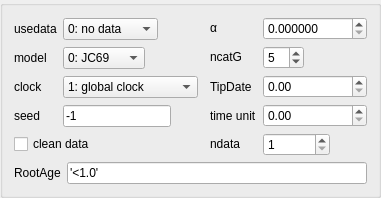
                       <widget class="QGroupBox" name="groupBox_27">
                        <property name="title">
                         <string/>
                        </property>
                        <layout class="QGridLayout" name="gridLayout_16">
                         <item row="0" column="0">
                          <layout class="QGridLayout" name="gridLayout_8">
                           <item row="0" column="0">
                            <widget class="QLabel" name="label_24">
                             <property name="sizePolicy">
                              <sizepolicy hsizetype="Fixed" vsizetype="Fixed">
                               <horstretch>0</horstretch>
                               <verstretch>0</verstretch>
                              </sizepolicy>
                             </property>
                             <property name="toolTip">
                              <string>&lt;!DOCTYPE HTML PUBLIC &quot;-//W3C//DTD HTML 4.0//EN&quot; &quot;http://www.w3.org/TR/REC-html40/strict.dtd&quot;&gt;
&lt;html&gt;&lt;head&gt;&lt;meta name=&quot;qrichtext&quot; content=&quot;1&quot; /&gt;&lt;style type=&quot;text/css&quot;&gt;
p, li { white-space: pre-wrap; }
&lt;/style&gt;&lt;/head&gt;&lt;body style=&quot; font-weight:400; font-style:normal;&quot;&gt;
&lt;p style=&quot; margin-top:0px; margin-bottom:0px; margin-left:0px; margin-right:0px; -qt-block-indent:0; text-indent:0px;&quot;&gt;&lt;span style=&quot; font-weight:600;&quot;&gt;0&lt;/span&gt; means that the sequence data will not be used in the MCMC, with the likelihood set to 1, so that the MCMC approximates the prior distribution.&lt;/p&gt;
&lt;p style=&quot;-qt-paragraph-type:empty; margin-top:0px; margin-bottom:0px; margin-left:0px; margin-right:0px; -qt-block-indent:0; text-indent:0px;&quot;&gt;&lt;/p&gt;
&lt;p style=&quot; margin-top:0px; margin-bottom:0px; margin-left:0px; margin-right:0px; -qt-block-indent:0; text-indent:0px;&quot;&gt;&lt;span style=&quot; font-weight:600;&quot;&gt;1&lt;/span&gt; means that the sequence data will be used in the MCMC, with the likelihood calculated using the pruning algorithm of Felsenstein (1981).&lt;/p&gt;
&lt;p style=&quot;-qt-paragraph-type:empty; margin-top:0px; margin-bottom:0px; margin-left:0px; margin-right:0px; -qt-block-indent:0; text-indent:0px;&quot;&gt;&lt;/p&gt;
&lt;p style=&quot; margin-top:0px; margin-bottom:0px; margin-left:0px; margin-right:0px; -qt-block-indent:0; text-indent:0px;&quot;&gt;&lt;span style=&quot; font-weight:600;&quot;&gt;2&lt;/span&gt; and &lt;span style=&quot; font-weight:600;&quot;&gt;3&lt;/span&gt; implementa method of approximate likelihood calculation (dos Reis and Yang 2011).&lt;/p&gt;&lt;/body&gt;&lt;/html&gt;</string>
                             </property>
                             <property name="text">
                              <string>usedata</string>
                             </property>
                            </widget>
                           </item>
                           <item row="0" column="1">
                            <widget class="QComboBox" name="comboBox">
                             <property name="sizePolicy">
                              <sizepolicy hsizetype="Fixed" vsizetype="Fixed">
                               <horstretch>0</horstretch>
                               <verstretch>0</verstretch>
                              </sizepolicy>
                             </property>
                             <item>
                              <property name="text">
                               <string>0: no data</string>
                              </property>
                             </item>
                             <item>
                              <property name="text">
                               <string>1: sqe like</string>
                              </property>
                             </item>
                             <item>
                              <property name="text">
                               <string>2: use in.BV</string>
                              </property>
                             </item>
                             <item>
                              <property name="text">
                               <string>3: out.BV</string>
                              </property>
                             </item>
                            </widget>
                           </item>
                           <item row="1" column="0">
                            <widget class="QLabel" name="label_25">
                             <property name="sizePolicy">
                              <sizepolicy hsizetype="Fixed" vsizetype="Fixed">
                               <horstretch>0</horstretch>
                               <verstretch>0</verstretch>
                              </sizepolicy>
                             </property>
                             <property name="toolTip">
                              <string>The nucleotide substitution model.</string>
                             </property>
                             <property name="text">
                              <string>model</string>
                             </property>
                            </widget>
                           </item>
                           <item row="1" column="1">
                            <widget class="QComboBox" name="comboBox_2">
                             <property name="sizePolicy">
                              <sizepolicy hsizetype="Fixed" vsizetype="Fixed">
                               <horstretch>0</horstretch>
                               <verstretch>0</verstretch>
                              </sizepolicy>
                             </property>
                             <item>
                              <property name="text">
                               <string>0: JC69</string>
                              </property>
                             </item>
                             <item>
                              <property name="text">
                               <string>1: K80</string>
                              </property>
                             </item>
                             <item>
                              <property name="text">
                               <string>2: F81</string>
                              </property>
                             </item>
                             <item>
                              <property name="text">
                               <string>3: F84</string>
                              </property>
                             </item>
                             <item>
                              <property name="text">
                               <string>4: HKY85</string>
                              </property>
                             </item>
                            </widget>
                           </item>
                           <item row="2" column="0">
                            <widget class="QLabel" name="label_26">
                             <property name="sizePolicy">
                              <sizepolicy hsizetype="Fixed" vsizetype="Fixed">
                               <horstretch>0</horstretch>
                               <verstretch>0</verstretch>
                              </sizepolicy>
                             </property>
                             <property name="toolTip">
                              <string>Models concerning rate constancy or variation among lineages.</string>
                             </property>
                             <property name="text">
                              <string>clock</string>
                             </property>
                            </widget>
                           </item>
                           <item row="2" column="1">
                            <widget class="QComboBox" name="comboBox_3">
                             <property name="sizePolicy">
                              <sizepolicy hsizetype="Fixed" vsizetype="Fixed">
                               <horstretch>0</horstretch>
                               <verstretch>0</verstretch>
                              </sizepolicy>
                             </property>
                             <item>
                              <property name="text">
                               <string>1: global clock</string>
                              </property>
                             </item>
                             <item>
                              <property name="text">
                               <string>2: indepented rates</string>
                              </property>
                             </item>
                             <item>
                              <property name="text">
                               <string>3: correlated rates</string>
                              </property>
                             </item>
                            </widget>
                           </item>
                           <item row="3" column="0">
                            <widget class="QLabel" name="label_27">
                             <property name="sizePolicy">
                              <sizepolicy hsizetype="Fixed" vsizetype="Fixed">
                               <horstretch>0</horstretch>
                               <verstretch>0</verstretch>
                              </sizepolicy>
                             </property>
                             <property name="toolTip">
                              <string>A negative or positive integer. Negative (such as –1) means
the seed is determined from the current clock time.</string>
                             </property>
                             <property name="text">
                              <string>seed</string>
                             </property>
                            </widget>
                           </item>
                           <item row="3" column="1">
                            <widget class="QLineEdit" name="lineEdit_5">
                             <property name="sizePolicy">
                              <sizepolicy hsizetype="Fixed" vsizetype="Fixed">
                               <horstretch>0</horstretch>
                               <verstretch>0</verstretch>
                              </sizepolicy>
                             </property>
                             <property name="text">
                              <string>-1</string>
                             </property>
                             <property name="dragEnabled">
                              <bool>true</bool>
                             </property>
                            </widget>
                           </item>
                           <item row="4" column="0" colspan="2">
                            <widget class="QCheckBox" name="checkBox_2">
                             <property name="sizePolicy">
                              <sizepolicy hsizetype="Fixed" vsizetype="Fixed">
                               <horstretch>0</horstretch>
                               <verstretch>0</verstretch>
                              </sizepolicy>
                             </property>
                             <property name="toolTip">
                              <string>&lt;!DOCTYPE HTML PUBLIC &quot;-//W3C//DTD HTML 4.0//EN&quot; &quot;http://www.w3.org/TR/REC-html40/strict.dtd&quot;&gt;
&lt;html&gt;&lt;head&gt;&lt;meta name=&quot;qrichtext&quot; content=&quot;1&quot; /&gt;&lt;style type=&quot;text/css&quot;&gt;
p, li { white-space: pre-wrap; }
&lt;/style&gt;&lt;/head&gt;&lt;body style=&quot; font-weight:400; font-style:normal;&quot;&gt;
&lt;p style=&quot; margin-top:0px; margin-bottom:0px; margin-left:0px; margin-right:0px; -qt-block-indent:0; text-indent:0px;&quot;&gt;Being &lt;span style=&quot; font-weight:600;&quot;&gt;unchecked&lt;/span&gt; means that alignment gaps and ambiguity characters will be treated as missing data in the likelihood calculation.&lt;/p&gt;
&lt;p style=&quot;-qt-paragraph-type:empty; margin-top:0px; margin-bottom:0px; margin-left:0px; margin-right:0px; -qt-block-indent:0; text-indent:0px;&quot;&gt;&lt;/p&gt;
&lt;p style=&quot; margin-top:0px; margin-bottom:0px; margin-left:0px; margin-right:0px; -qt-block-indent:0; text-indent:0px;&quot;&gt;Being &lt;span style=&quot; font-weight:600;&quot;&gt;checked&lt;/span&gt; means that any sites at which at least one sequence has an alignment gap or ambiguity character will be deleted before analysis.&lt;/p&gt;
&lt;p style=&quot;-qt-paragraph-type:empty; margin-top:0px; margin-bottom:0px; margin-left:0px; margin-right:0px; -qt-block-indent:0; text-indent:0px;&quot;&gt;&lt;/p&gt;
&lt;p style=&quot; margin-top:0px; margin-bottom:0px; margin-left:0px; margin-right:0px; -qt-block-indent:0; text-indent:0px;&quot;&gt;This variable is used for usedata = 1 and 3 and has no effect if usedata = 2.&lt;/p&gt;&lt;/body&gt;&lt;/html&gt;</string>
                             </property>
                             <property name="text">
                              <string>clean data</string>
                             </property>
                            </widget>
                           </item>
                          </layout>
                         </item>
                         <item row="0" column="1">
                          <layout class="QGridLayout" name="gridLayout_11">
                           <property name="leftMargin">
                            <number>6</number>
                           </property>
                           <item row="0" column="0">
                            <widget class="QLabel" name="label_29">
                             <property name="sizePolicy">
                              <sizepolicy hsizetype="Fixed" vsizetype="Fixed">
                               <horstretch>0</horstretch>
                               <verstretch>0</verstretch>
                              </sizepolicy>
                             </property>
                             <property name="toolTip">
                              <string>&lt;!DOCTYPE HTML PUBLIC &quot;-//W3C//DTD HTML 4.0//EN&quot; &quot;http://www.w3.org/TR/REC-html40/strict.dtd&quot;&gt;
&lt;html&gt;&lt;head&gt;&lt;meta name=&quot;qrichtext&quot; content=&quot;1&quot; /&gt;&lt;style type=&quot;text/css&quot;&gt;
p, li { white-space: pre-wrap; }
&lt;/style&gt;&lt;/head&gt;&lt;body style=&quot; font-weight:400; font-style:normal;&quot;&gt;
&lt;p style=&quot; margin-top:0px; margin-bottom:0px; margin-left:0px; margin-right:0px; -qt-block-indent:0; text-indent:0px;&quot;&gt;Not &lt;span style=&quot; font-weight:600;&quot;&gt;0&lt;/span&gt; means that the program will assume a gamma-rates model.&lt;/p&gt;
&lt;p style=&quot;-qt-paragraph-type:empty; margin-top:0px; margin-bottom:0px; margin-left:0px; margin-right:0px; -qt-block-indent:0; text-indent:0px;&quot;&gt;&lt;/p&gt;
&lt;p style=&quot; margin-top:0px; margin-bottom:0px; margin-left:0px; margin-right:0px; -qt-block-indent:0; text-indent:0px;&quot;&gt;&lt;span style=&quot; font-weight:600;&quot;&gt;0&lt;/span&gt; means that the model of one rate for all sites will be used.&lt;/p&gt;
&lt;p style=&quot;-qt-paragraph-type:empty; margin-top:0px; margin-bottom:0px; margin-left:0px; margin-right:0px; -qt-block-indent:0; text-indent:0px;&quot;&gt;&lt;/p&gt;
&lt;p style=&quot; margin-top:0px; margin-bottom:0px; margin-left:0px; margin-right:0px; -qt-block-indent:0; text-indent:0px;&quot;&gt;Has no effect when usedata = 2.&lt;/p&gt;&lt;/body&gt;&lt;/html&gt;</string>
                             </property>
                             <property name="text">
                              <string>α</string>
                             </property>
                            </widget>
                           </item>
                           <item row="0" column="1">
                            <widget class="QDoubleSpinBox" name="doubleSpinBox_17">
                             <property name="sizePolicy">
                              <sizepolicy hsizetype="Fixed" vsizetype="Fixed">
                               <horstretch>0</horstretch>
                               <verstretch>0</verstretch>
                              </sizepolicy>
                             </property>
                             <property name="decimals">
                              <number>6</number>
                             </property>
                             <property name="maximum">
                              <double>99999.999999000006937</double>
                             </property>
                             <property name="singleStep">
                              <double>0.100000000000000</double>
                             </property>
                            </widget>
                           </item>
                           <item row="1" column="0">
                            <widget class="QLabel" name="label_30">
                             <property name="sizePolicy">
                              <sizepolicy hsizetype="Fixed" vsizetype="Fixed">
                               <horstretch>0</horstretch>
                               <verstretch>0</verstretch>
                              </sizepolicy>
                             </property>
                             <property name="toolTip">
                              <string>The number of categories for the discrete-gamma model.</string>
                             </property>
                             <property name="text">
                              <string>ncatG</string>
                             </property>
                            </widget>
                           </item>
                           <item row="1" column="1">
                            <widget class="QSpinBox" name="spinBox_2">
                             <property name="sizePolicy">
                              <sizepolicy hsizetype="Fixed" vsizetype="Fixed">
                               <horstretch>0</horstretch>
                               <verstretch>0</verstretch>
                              </sizepolicy>
                             </property>
                             <property name="value">
                              <number>5</number>
                             </property>
                            </widget>
                           </item>
                           <item row="2" column="0">
                            <widget class="QLabel" name="label_98">
                             <property name="toolTip">
                              <string>Used to estimate ages of internal nodes on the given rooted tree
when the sequences at the tips having sampling dates, as in the
case of sequentially sampled viral sequences. The sample dates
are the the last field in the sequence name.</string>
                             </property>
                             <property name="text">
                              <string>TipDate</string>
                             </property>
                            </widget>
                           </item>
                           <item row="2" column="1">
                            <widget class="QDoubleSpinBox" name="doubleSpinBox_19"/>
                           </item>
                           <item row="3" column="0">
                            <widget class="QLabel" name="label_108">
                             <property name="toolTip">
                              <string>The time unit of the sampling dates.</string>
                             </property>
                             <property name="text">
                              <string>time unit</string>
                             </property>
                            </widget>
                           </item>
                           <item row="3" column="1">
                            <widget class="QDoubleSpinBox" name="doubleSpinBox_20">
                             <property name="maximum">
                              <double>1000.000000000000000</double>
                             </property>
                            </widget>
                           </item>
                           <item row="4" column="0">
                            <widget class="QLabel" name="label_31">
                             <property name="sizePolicy">
                              <sizepolicy hsizetype="Fixed" vsizetype="Fixed">
                               <horstretch>0</horstretch>
                               <verstretch>0</verstretch>
                              </sizepolicy>
                             </property>
                             <property name="toolTip">
                              <string>The number of loci (or site partitions) in a combined analysis.</string>
                             </property>
                             <property name="text">
                              <string>ndata</string>
                             </property>
                            </widget>
                           </item>
                           <item row="4" column="1">
                            <widget class="QSpinBox" name="spinBox_7">
                             <property name="sizePolicy">
                              <sizepolicy hsizetype="Fixed" vsizetype="Fixed">
                               <horstretch>0</horstretch>
                               <verstretch>0</verstretch>
                              </sizepolicy>
                             </property>
                             <property name="minimum">
                              <number>1</number>
                             </property>
                             <property name="maximum">
                              <number>99999999</number>
                             </property>
                             <property name="value">
                              <number>1</number>
                             </property>
                            </widget>
                           </item>
                          </layout>
                         </item>
                         <item row="1" column="0" colspan="2">
                          <layout class="QHBoxLayout" name="horizontalLayout">
                           <item>
                            <widget class="QLabel" name="label_28">
                             <property name="sizePolicy">
                              <sizepolicy hsizetype="Fixed" vsizetype="Fixed">
                               <horstretch>0</horstretch>
                               <verstretch>0</verstretch>
                              </sizepolicy>
                             </property>
                             <property name="toolTip">
                              <string>Specifies a loose constaint on the age of the root. Two formats:
1. a maximum bound (e.g., RootAge = '&lt;1.2')
2. a pair of minimum and maximum bounds (e.g., RootAge = '&gt;0.8&lt;1.2').</string>
                             </property>
                             <property name="text">
                              <string>RootAge</string>
                             </property>
                            </widget>
                           </item>
                           <item>
                            <widget class="QLineEdit" name="lineEdit_6">
                             <property name="text">
                              <string>'&lt;1.0'</string>
                             </property>
                             <property name="dragEnabled">
                              <bool>true</bool>
                             </property>
                            </widget>
                           </item>
                          </layout>
                         </item>
                        </layout>
                       </widget>
